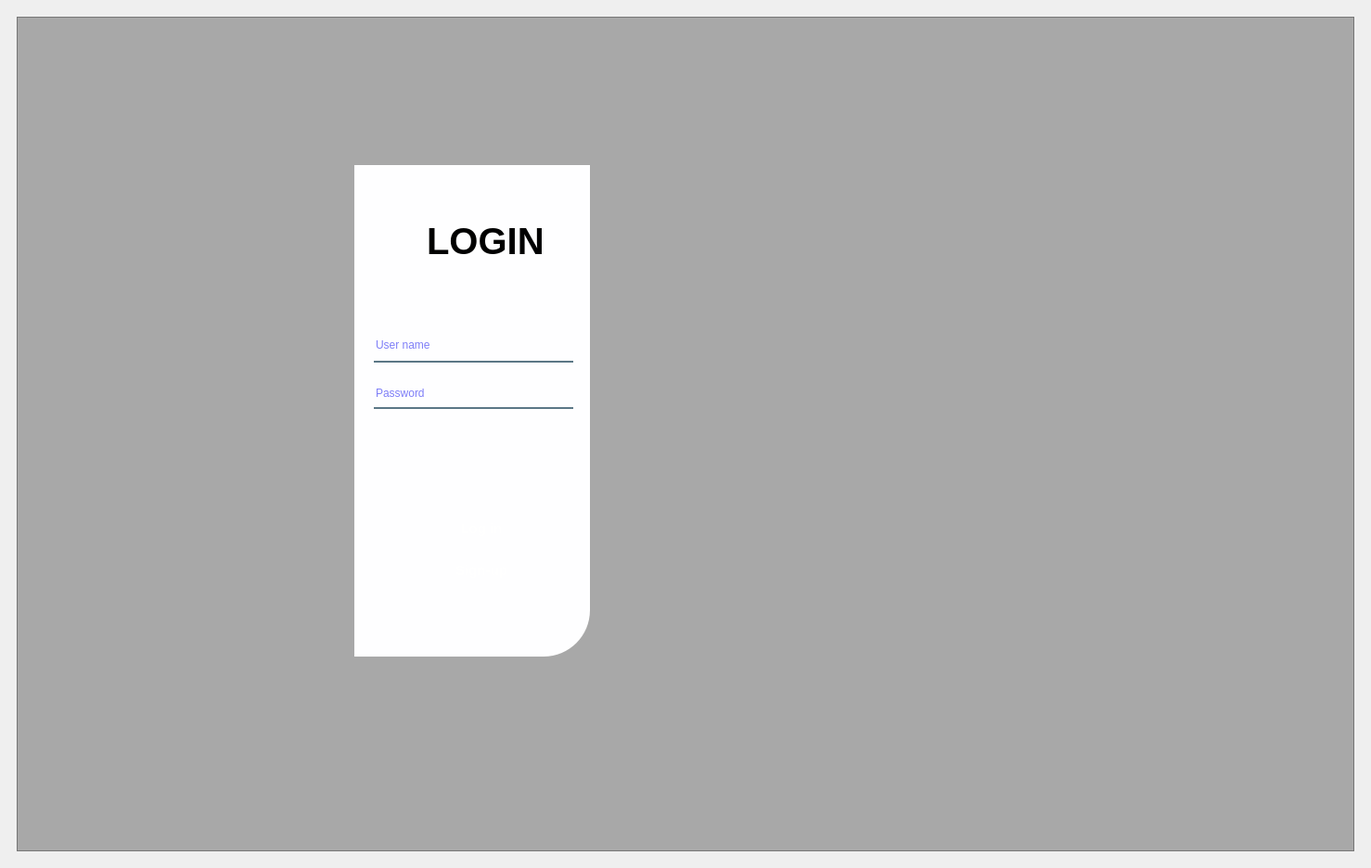
<?xml version="1.0" encoding="UTF-8"?>
<ui version="4.0">
 <class>MainWindow</class>
 <widget class="QMainWindow" name="MainWindow">
  <property name="geometry">
   <rect>
    <x>0</x>
    <y>0</y>
    <width>1478</width>
    <height>936</height>
   </rect>
  </property>
  <property name="windowTitle">
   <string>MainWindow</string>
  </property>
  <property name="styleSheet">
   <string notr="true">#widget
{

border-image: url(:/anh/neneee.png);
}
#frame
{
background-color: rgba(0, 0, 0, 0.3);

}
#widget_4
{
border-image: url(:/anh/tay.png);
 border-top-left-radius: 50px;

}
#widget_5
{

    background-color: #fefeff;
    border-bottom-right-radius: 50px;
}
QPushButton#B1 {
    background-color: qlineargradient(spread:pad, x1:0, y1:0.505682, x2:1, y2:0.477, 
                                      stop:0 rgba(11, 131, 120, 219), 
                                      stop:1 rgba(85, 98, 112, 226));
    color: rgba(255, 255, 255, 210);
    border-radius: 5px;
}

QPushButton#B1:hover {
    background-color: qlineargradient(spread:pad, x1:0, y1:0.505682, x2:1, y2:0.477, 
                                      stop:0 rgba(150, 123, 111, 219), 
                                      stop:1 rgba(85, 81, 84, 226));
}

QPushButton#B1:pressed {
    padding-left: 5px;
    padding-top: 5px;
    background-color: rgba(150, 123, 111, 255);
}
QPushButton#B2 {
    background-color: qlineargradient(spread:pad, x1:0, y1:0.505682, x2:1, y2:0.477, 
                                      stop:0 rgba(11, 131, 120, 219), 
                                      stop:1 rgba(85, 98, 112, 226));
    color: rgba(255, 255, 255, 210);
    border-radius: 5px;
}

QPushButton#B2:hover {
    background-color: qlineargradient(spread:pad, x1:0, y1:0.505682, x2:1, y2:0.477, 
                                      stop:0 rgba(150, 123, 111, 219), 
                                      stop:1 rgba(85, 81, 84, 226));
}

QPushButton#B2:pressed {
    padding-left: 5px;
    padding-top: 5px;
    background-color: rgba(150, 123, 111, 255);
}
</string>
  </property>
  <widget class="QWidget" name="centralwidget">
   <layout class="QHBoxLayout" name="horizontalLayout">
    <item>
     <widget class="QWidget" name="widget" native="true">
      <layout class="QHBoxLayout" name="horizontalLayout_2">
       <item>
        <widget class="QFrame" name="frame">
         <property name="frameShape">
          <enum>QFrame::StyledPanel</enum>
         </property>
         <property name="frameShadow">
          <enum>QFrame::Raised</enum>
         </property>
         <layout class="QHBoxLayout" name="horizontalLayout_3">
          <item>
           <widget class="QWidget" name="widget_2" native="true">
            <layout class="QHBoxLayout" name="horizontalLayout_4">
             <property name="spacing">
              <number>0</number>
             </property>
             <property name="leftMargin">
              <number>100</number>
             </property>
             <property name="topMargin">
              <number>150</number>
             </property>
             <property name="rightMargin">
              <number>100</number>
             </property>
             <property name="bottomMargin">
              <number>200</number>
             </property>
             <item>
              <widget class="QWidget" name="widget_4" native="true">
               <property name="sizePolicy">
                <sizepolicy hsizetype="Preferred" vsizetype="Preferred">
                 <horstretch>0</horstretch>
                 <verstretch>0</verstretch>
                </sizepolicy>
               </property>
              </widget>
             </item>
             <item>
              <widget class="QWidget" name="widget_5" native="true">
               <property name="sizePolicy">
                <sizepolicy hsizetype="Preferred" vsizetype="Preferred">
                 <horstretch>0</horstretch>
                 <verstretch>0</verstretch>
                </sizepolicy>
               </property>
               <layout class="QVBoxLayout" name="verticalLayout">
                <item>
                 <widget class="QWidget" name="widget_6" native="true">
                  <property name="sizePolicy">
                   <sizepolicy hsizetype="Preferred" vsizetype="Expanding">
                    <horstretch>0</horstretch>
                    <verstretch>0</verstretch>
                   </sizepolicy>
                  </property>
                  <property name="maximumSize">
                   <size>
                    <width>400</width>
                    <height>70</height>
                   </size>
                  </property>
                  <layout class="QVBoxLayout" name="verticalLayout_2">
                   <property name="leftMargin">
                    <number>50</number>
                   </property>
                   <property name="topMargin">
                    <number>20</number>
                   </property>
                   <property name="rightMargin">
                    <number>20</number>
                   </property>
                   <item alignment="Qt::AlignHCenter">
                    <widget class="QLabel" name="label_4">
                     <property name="sizePolicy">
                      <sizepolicy hsizetype="Fixed" vsizetype="Fixed">
                       <horstretch>0</horstretch>
                       <verstretch>0</verstretch>
                      </sizepolicy>
                     </property>
                     <property name="maximumSize">
                      <size>
                       <width>180</width>
                       <height>16777215</height>
                      </size>
                     </property>
                     <property name="font">
                      <font>
                       <pointsize>30</pointsize>
                       <weight>75</weight>
                       <bold>true</bold>
                      </font>
                     </property>
                     <property name="text">
                      <string>LOGIN</string>
                     </property>
                    </widget>
                   </item>
                  </layout>
                 </widget>
                </item>
                <item>
                 <widget class="QWidget" name="widget_8" native="true">
                  <property name="maximumSize">
                   <size>
                    <width>400</width>
                    <height>150</height>
                   </size>
                  </property>
                  <layout class="QVBoxLayout" name="verticalLayout_4">
                   <property name="spacing">
                    <number>0</number>
                   </property>
                   <property name="leftMargin">
                    <number>12</number>
                   </property>
                   <item>
                    <widget class="QLineEdit" name="user">
                     <property name="sizePolicy">
                      <sizepolicy hsizetype="Fixed" vsizetype="Fixed">
                       <horstretch>0</horstretch>
                       <verstretch>0</verstretch>
                      </sizepolicy>
                     </property>
                     <property name="maximumSize">
                      <size>
                       <width>300</width>
                       <height>30</height>
                      </size>
                     </property>
                     <property name="styleSheet">
                      <string notr="true">background-color: rgba(0, 0, 0, 0);
border: none;
border-bottom: 2px solid rgba(46, 82, 101, 200);
color: rgba(0, 0, 240);
padding-bottom: 7px;
</string>
                     </property>
                     <property name="placeholderText">
                      <string>User name</string>
                     </property>
                    </widget>
                   </item>
                   <item>
                    <widget class="QLineEdit" name="pw">
                     <property name="sizePolicy">
                      <sizepolicy hsizetype="Maximum" vsizetype="Maximum">
                       <horstretch>0</horstretch>
                       <verstretch>0</verstretch>
                      </sizepolicy>
                     </property>
                     <property name="maximumSize">
                      <size>
                       <width>300</width>
                       <height>16777215</height>
                      </size>
                     </property>
                     <property name="styleSheet">
                      <string notr="true">background-color: rgba(0, 0, 0, 0);
border: none;
border-bottom: 2px solid rgba(46, 82, 101, 200);
color: rgba(0, 0, 240);
padding-bottom: 7px;
</string>
                     </property>
                     <property name="placeholderText">
                      <string>Password</string>
                     </property>
                    </widget>
                   </item>
                  </layout>
                 </widget>
                </item>
                <item>
                 <widget class="QWidget" name="widget_7" native="true">
                  <property name="sizePolicy">
                   <sizepolicy hsizetype="Preferred" vsizetype="Expanding">
                    <horstretch>0</horstretch>
                    <verstretch>0</verstretch>
                   </sizepolicy>
                  </property>
                  <property name="maximumSize">
                   <size>
                    <width>16777215</width>
                    <height>150</height>
                   </size>
                  </property>
                  <layout class="QVBoxLayout" name="verticalLayout_3">
                   <property name="spacing">
                    <number>0</number>
                   </property>
                   <property name="leftMargin">
                    <number>70</number>
                   </property>
                   <property name="topMargin">
                    <number>20</number>
                   </property>
                   <property name="rightMargin">
                    <number>50</number>
                   </property>
                   <property name="bottomMargin">
                    <number>20</number>
                   </property>
                   <item>
                    <widget class="QPushButton" name="B1">
                     <property name="sizePolicy">
                      <sizepolicy hsizetype="Preferred" vsizetype="Preferred">
                       <horstretch>0</horstretch>
                       <verstretch>0</verstretch>
                      </sizepolicy>
                     </property>
                     <property name="minimumSize">
                      <size>
                       <width>90</width>
                       <height>40</height>
                      </size>
                     </property>
                     <property name="maximumSize">
                      <size>
                       <width>300</width>
                       <height>30</height>
                      </size>
                     </property>
                     <property name="font">
                      <font>
                       <pointsize>11</pointsize>
                       <weight>75</weight>
                       <bold>true</bold>
                      </font>
                     </property>
                     <property name="styleSheet">
                      <string notr="true">QPushButton#pushButton {
    background-color: qlineargradient(spread:pad, x1:0, y1:0.505682, x2:1, y2:0.477, 
                                      stop:0 rgba(11, 131, 120, 219), 
                                      stop:1 rgba(85, 98, 112, 226));
    color: rgba(255, 255, 255, 210);
    border-radius: 5px;
}

QPushButton#pushButton:hover {
    background-color: qlineargradient(spread:pad, x1:0, y1:0.505682, x2:1, y2:0.477, 
                                      stop:0 rgba(150, 123, 111, 219), 
                                      stop:1 rgba(85, 81, 84, 226));
}

QPushButton#pushButton:pressed {
    padding-left: 5px;
    padding-top: 5px;
    background-color: rgba(150, 123, 111, 255);
}
</string>
                     </property>
                     <property name="text">
                      <string>Log in</string>
                     </property>
                    </widget>
                   </item>
                   <item>
                    <widget class="QPushButton" name="B2">
                     <property name="sizePolicy">
                      <sizepolicy hsizetype="Preferred" vsizetype="Preferred">
                       <horstretch>0</horstretch>
                       <verstretch>0</verstretch>
                      </sizepolicy>
                     </property>
                     <property name="maximumSize">
                      <size>
                       <width>300</width>
                       <height>40</height>
                      </size>
                     </property>
                     <property name="font">
                      <font>
                       <pointsize>11</pointsize>
                       <weight>75</weight>
                       <bold>true</bold>
                      </font>
                     </property>
                     <property name="styleSheet">
                      <string notr="true"/>
                     </property>
                     <property name="text">
                      <string>Sign-up</string>
                     </property>
                    </widget>
                   </item>
                  </layout>
                 </widget>
                </item>
               </layout>
              </widget>
             </item>
            </layout>
           </widget>
          </item>
          <item>
           <widget class="QWidget" name="widget_3" native="true"/>
          </item>
         </layout>
        </widget>
       </item>
      </layout>
     </widget>
    </item>
   </layout>
  </widget>
 </widget>
 <resources>
  <include location="resources.qrc"/>
 </resources>
 <connections/>
</ui>
